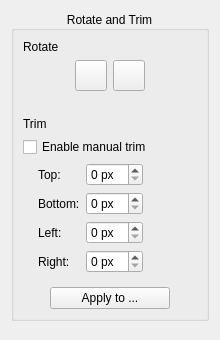
<?xml version="1.0" encoding="UTF-8"?>
<ui version="4.0">
 <class>fix_orientation::OptionsWidget</class>
 <widget class="QWidget" name="fix_orientation::OptionsWidget">
   <property name="geometry">
   <rect>
    <x>0</x>
    <y>0</y>
    <width>220</width>
    <height>340</height>
   </rect>
  </property>
  <property name="windowTitle">
   <string notr="true">Form</string>
  </property>
  <layout class="QVBoxLayout">
   <item>
    <widget class="CollapsibleGroupBox" name="rotateGroupBox">
     <property name="title">
      <string>Rotate and Trim</string>
     </property>
     <property name="alignment">
      <set>Qt::AlignCenter</set>
     </property>
     <layout class="QVBoxLayout">
      <item>
       <widget class="SectionHeading" name="rotateHeading">
        <property name="text">
         <string>Rotate</string>
        </property>
        <property name="first">
         <bool>true</bool>
        </property>
       </widget>
      </item>
      <item>
       <layout class="QHBoxLayout">
        <item>
         <spacer>
          <property name="orientation">
           <enum>Qt::Horizontal</enum>
          </property>
          <property name="sizeHint" stdset="0">
           <size>
            <width>1</width>
            <height>1</height>
           </size>
          </property>
         </spacer>
        </item>
        <item>
         <widget class="QToolButton" name="rotateLeftBtn">
          <property name="toolTip">
           <string>Rotate the page a quarter turn counterclockwise.</string>
          </property>
          <property name="accessibleName">
           <string>Rotate left</string>
          </property>
          <property name="icon">
           <iconset resource="../../../resources/resources.qrc">
            <normaloff>:/icons/object-rotate-left.svg</normaloff>:/icons/object-rotate-left.svg</iconset>
          </property>
          <property name="iconSize">
           <size>
            <width>24</width>
            <height>24</height>
           </size>
          </property>
         </widget>
        </item>
        <item>
         <widget class="QToolButton" name="rotateRightBtn">
          <property name="toolTip">
           <string>Rotate the page a quarter turn clockwise.</string>
          </property>
          <property name="accessibleName">
           <string>Rotate right</string>
          </property>
          <property name="icon">
           <iconset resource="../../../resources/resources.qrc">
            <normaloff>:/icons/object-rotate-right.svg</normaloff>:/icons/object-rotate-right.svg</iconset>
          </property>
          <property name="iconSize">
           <size>
            <width>24</width>
            <height>24</height>
           </size>
          </property>
         </widget>
        </item>
        <item>
         <spacer>
          <property name="orientation">
           <enum>Qt::Horizontal</enum>
          </property>
          <property name="sizeHint" stdset="0">
           <size>
            <width>1</width>
            <height>1</height>
           </size>
          </property>
         </spacer>
        </item>
       </layout>
      </item>
      <item>
       <layout class="QHBoxLayout">
        <item>
         <spacer>
          <property name="orientation">
           <enum>Qt::Horizontal</enum>
          </property>
          <property name="sizeHint" stdset="0">
           <size>
            <width>1</width>
            <height>1</height>
           </size>
          </property>
         </spacer>
        </item>
        <item>
         <widget class="QLabel" name="rotationIndicator">
          <property name="text">
           <string/>
          </property>
          <property name="pixmap">
           <pixmap resource="../../../resources/resources.qrc">:/icons/big-up-arrow.svg</pixmap>
          </property>
         </widget>
        </item>
        <item>
         <spacer>
          <property name="orientation">
           <enum>Qt::Horizontal</enum>
          </property>
          <property name="sizeHint" stdset="0">
           <size>
            <width>1</width>
            <height>1</height>
           </size>
          </property>
         </spacer>
        </item>
       </layout>
      </item>
      <item>
       <widget class="SectionHeading" name="trimHeading">
        <property name="text">
         <string>Trim</string>
        </property>
       </widget>
      </item>
      <item>
       <widget class="QCheckBox" name="trimEnabledCheck">
        <property name="text">
         <string>Enable manual trim</string>
        </property>
       </widget>
      </item>
      <item>
       <widget class="QWidget" name="trimFieldsWidget">
        <layout class="QGridLayout" name="trimGridLayout">
         <property name="leftMargin">
          <number>15</number>
         </property>
         <property name="topMargin">
          <number>0</number>
         </property>
         <property name="rightMargin">
          <number>0</number>
         </property>
         <property name="bottomMargin">
          <number>0</number>
         </property>
          <item row="0" column="0">
           <widget class="QLabel" name="trimTopLabel">
            <property name="text">
             <string>Top:</string>
            </property>
           </widget>
          </item>
          <item row="0" column="1">
           <widget class="QSpinBox" name="trimTopSpin">
            <property name="keyboardTracking">
             <bool>false</bool>
            </property>
            <property name="suffix">
             <string notr="true"> px</string>
            </property>
           </widget>
          </item>
          <item row="1" column="0">
           <widget class="QLabel" name="trimBottomLabel">
            <property name="text">
             <string>Bottom:</string>
            </property>
           </widget>
          </item>
          <item row="1" column="1">
           <widget class="QSpinBox" name="trimBottomSpin">
            <property name="keyboardTracking">
             <bool>false</bool>
            </property>
            <property name="suffix">
             <string notr="true"> px</string>
            </property>
           </widget>
          </item>
          <item row="2" column="0">
           <widget class="QLabel" name="trimLeftLabel">
            <property name="text">
             <string>Left:</string>
            </property>
           </widget>
          </item>
          <item row="2" column="1">
           <widget class="QSpinBox" name="trimLeftSpin">
            <property name="keyboardTracking">
             <bool>false</bool>
            </property>
            <property name="suffix">
             <string notr="true"> px</string>
            </property>
           </widget>
          </item>
          <item row="3" column="0">
           <widget class="QLabel" name="trimRightLabel">
            <property name="text">
             <string>Right:</string>
            </property>
           </widget>
          </item>
          <item row="3" column="1">
           <widget class="QSpinBox" name="trimRightSpin">
            <property name="keyboardTracking">
             <bool>false</bool>
            </property>
            <property name="suffix">
             <string notr="true"> px</string>
            </property>
           </widget>
          </item>
          <item row="0" column="2" rowspan="4">
           <spacer name="trimFieldsSpacer">
            <property name="orientation">
             <enum>Qt::Horizontal</enum>
            </property>
            <property name="sizeHint" stdset="0">
             <size>
              <width>1</width>
              <height>1</height>
             </size>
            </property>
           </spacer>
          </item>
         </layout>
        </widget>
       </item>
      <item>
       <layout class="QHBoxLayout">
        <property name="topMargin">
         <number>8</number>
        </property>
        <item>
         <spacer>
          <property name="orientation">
           <enum>Qt::Horizontal</enum>
          </property>
          <property name="sizeHint" stdset="0">
           <size>
            <width>1</width>
            <height>1</height>
           </size>
          </property>
         </spacer>
        </item>
        <item>
         <widget class="QPushButton" name="applyToBtn">
          <property name="minimumSize">
           <size>
            <width>120</width>
            <height>0</height>
           </size>
          </property>
          <property name="toolTip">
           <string>Applies the rotation and the trim of this page to other pages.</string>
          </property>
          <property name="text">
           <string>Apply to ...</string>
          </property>
         </widget>
        </item>
        <item>
         <spacer>
          <property name="orientation">
           <enum>Qt::Horizontal</enum>
          </property>
          <property name="sizeHint" stdset="0">
           <size>
            <width>1</width>
            <height>1</height>
           </size>
          </property>
         </spacer>
        </item>
       </layout>
      </item>
     </layout>
    </widget>
   </item>
   <item>
    <spacer>
     <property name="orientation">
      <enum>Qt::Vertical</enum>
     </property>
     <property name="sizeHint" stdset="0">
      <size>
       <width>1</width>
       <height>1</height>
      </size>
     </property>
    </spacer>
   </item>
  </layout>
 </widget>
 <customwidgets>
  <customwidget>
   <class>CollapsibleGroupBox</class>
   <extends>QGroupBox</extends>
   <header location="global">CollapsibleGroupBox.h</header>
   <container>1</container>
  </customwidget>
  <customwidget>
   <class>SectionHeading</class>
   <extends>QLabel</extends>
   <header location="global">SectionHeading.h</header>
  </customwidget>
 </customwidgets>
 <resources>
  <include location="../../../resources/resources.qrc"/>
 </resources>
 <connections/>
</ui>
